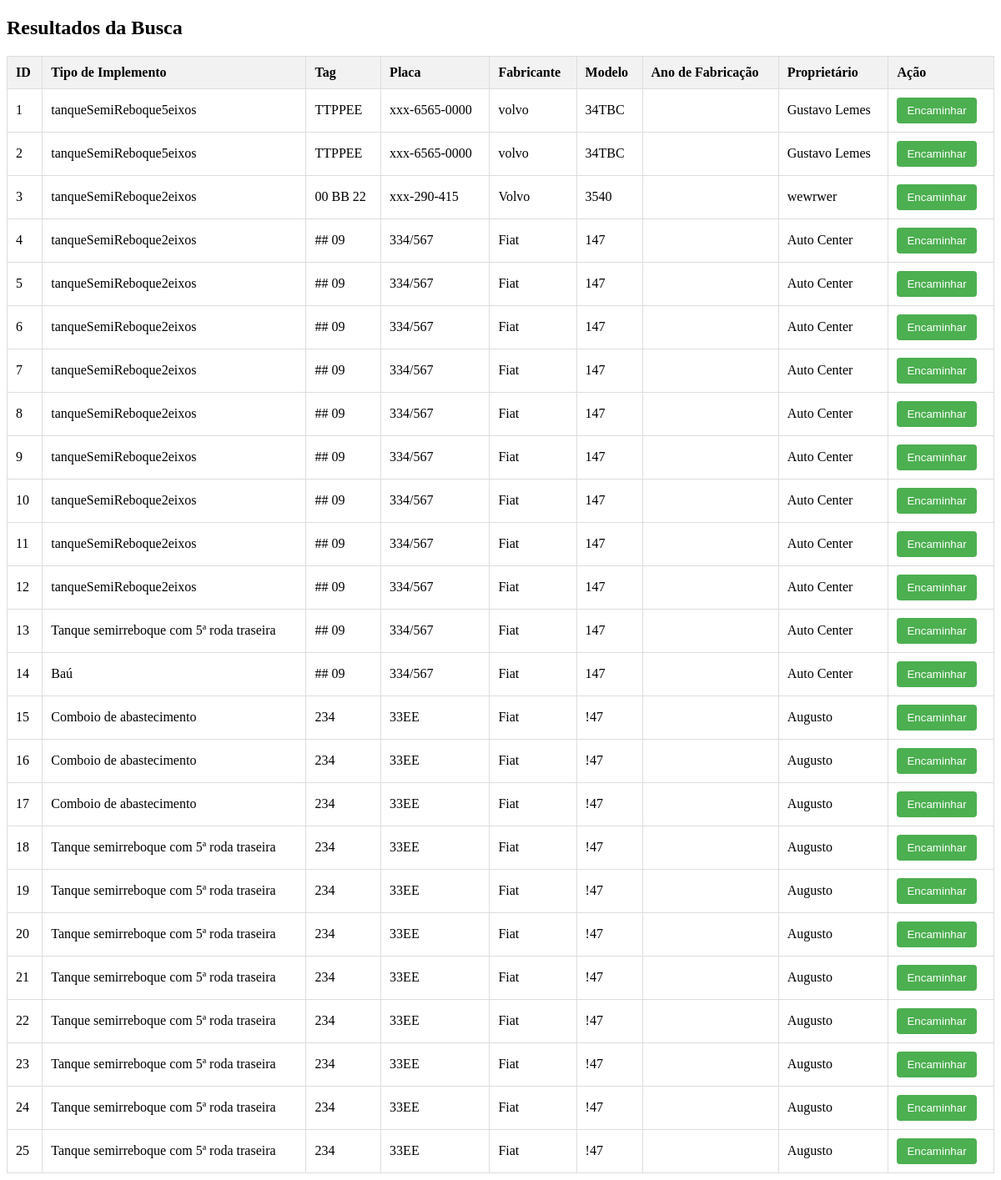
/php/pre_os_implemento.php, run on the app's committed database.
### tables this page shows
CREATE TABLE `ativo_implemento` (
  `id` int(11) NOT NULL,
  `tipo_implemento` varchar(255) DEFAULT NULL,
  `vincular` varchar(250) DEFAULT NULL,
  `tag` varchar(255) DEFAULT NULL,
  `placa` varchar(15) DEFAULT NULL,
  `fabricante` varchar(255) DEFAULT NULL,
  `modelo` varchar(255) DEFAULT NULL,
  `ano_fabricao` varchar(150) DEFAULT NULL,
  `chassis` varchar(255) DEFAULT NULL,
  `renavam` varchar(20) DEFAULT NULL,
  `proprietario` varchar(255) DEFAULT NULL,
  `tara` int(11) DEFAULT NULL,
  `lotacao` int(11) DEFAULT NULL,
  `PTB` int(11) DEFAULT NULL,
  `capacidadeMaxTracao` int(11) DEFAULT NULL,
  `capacidadeVolumetrica` int(11) DEFAULT NULL,
  `cor` varchar(50) DEFAULT NULL,
  `foto` varchar(255) DEFAULT NULL
);

### php/pre_os_implemento.php (the view, shortened to what this page needs)
<?php
include "conexao_bd.php";
$sql = "SELECT * FROM ativo_implemento";
$resultado = $conn->query($sql);
?>
<!DOCTYPE html>
<html lang="pt-br">
<head>
</head>
<body>
<h2>Resultados da Busca</h2>
<table>
    <tr>
        <th>ID</th>
        <th>Tipo de Implemento</th>
        <th>Tag</th>
        <th>Placa</th>
        <th>Fabricante</th>
        <th>Modelo</th>
        <th>Ano de Fabricação</th>
        <th>Proprietário</th>
        <th>Ação</th>
    </tr>
    <?php
    while ($row = $resultado->fetch_assoc()) {
        echo "<tr>";
        echo "<td>" . $row["id"] . "</td>";
        echo "<td>" . $row["tipo_implemento"] . "</td>";
        echo "<td>" . $row["tag"] . "</td>";
        echo "<td>" . $row["placa"] . "</td>";
        echo "<td>" . $row["fabricante"] . "</td>";
        echo "<td>" . $row["modelo"] . "</td>";
        echo "<td>" . $row["ano_fabricacao"] . "</td>";
        echo "<td>" . $row["proprietario"] . "</td>";
        echo "<td><button onclick=\"encaminharParaOutraPagina(" . $row["id"] . ")\">Encaminhar</button></td>";
        echo "</tr>";
    }
    ?>
</table>
</body>
</html>

### php/pre_os_implemento.php (style rules this page uses)
table { border-collapse: collapse; width: 100%; margin-top: 20px; }
table, th, td { border: 1px solid #ddd; }
th, td { padding: 10px; text-align: left; }
th { background-color: #f2f2f2; }
button { background-color: #4CAF50; color: white; padding: 8px 12px; border: none; border-radius: 4px; cursor: pointer; }

### data on the page
ativo_implemento: id "1", tipo_implemento "tanqueSemiReboque5eixos", tag "TTPPEE", placa "xxx-6565-0000", fabricante "volvo", modelo "34TBC", proprietario "Gustavo Lemes"
ativo_implemento: id "2", tipo_implemento "tanqueSemiReboque5eixos", tag "TTPPEE", placa "xxx-6565-0000", fabricante "volvo", modelo "34TBC", proprietario "Gustavo Lemes"
ativo_implemento: id "3", tipo_implemento "tanqueSemiReboque2eixos", tag "00 BB 22", placa "xxx-290-415", fabricante "Volvo", modelo "3540", proprietario "wewrwer"
ativo_implemento: id "4", tipo_implemento "tanqueSemiReboque2eixos", tag "## 09", placa "334/567", fabricante "Fiat", modelo "147", proprietario "Auto Center"
ativo_implemento: id "5", tipo_implemento "tanqueSemiReboque2eixos", tag "## 09", placa "334/567", fabricante "Fiat", modelo "147", proprietario "Auto Center"
ativo_implemento: id "6", tipo_implemento "tanqueSemiReboque2eixos", tag "## 09", placa "334/567", fabricante "Fiat", modelo "147", proprietario "Auto Center"
ativo_implemento: id "7", tipo_implemento "tanqueSemiReboque2eixos", tag "## 09", placa "334/567", fabricante "Fiat", modelo "147", proprietario "Auto Center"
ativo_implemento: id "8", tipo_implemento "tanqueSemiReboque2eixos", tag "## 09", placa "334/567", fabricante "Fiat", modelo "147", proprietario "Auto Center"
ativo_implemento: id "9", tipo_implemento "tanqueSemiReboque2eixos", tag "## 09", placa "334/567", fabricante "Fiat", modelo "147", proprietario "Auto Center"
ativo_implemento: id "10", tipo_implemento "tanqueSemiReboque2eixos", tag "## 09", placa "334/567", fabricante "Fiat", modelo "147", proprietario "Auto Center"
ativo_implemento: id "11", tipo_implemento "tanqueSemiReboque2eixos", tag "## 09", placa "334/567", fabricante "Fiat", modelo "147", proprietario "Auto Center"
ativo_implemento: id "12", tipo_implemento "tanqueSemiReboque2eixos", tag "## 09", placa "334/567", fabricante "Fiat", modelo "147", proprietario "Auto Center"
ativo_implemento: id "13", tipo_implemento "Tanque semirreboque com 5ª roda traseira", tag "## 09", placa "334/567", fabricante "Fiat", modelo "147", proprietario "Auto Center"
ativo_implemento: id "14", tipo_implemento "Baú", tag "## 09", placa "334/567", fabricante "Fiat", modelo "147", proprietario "Auto Center"
ativo_implemento: id "15", tipo_implemento "Comboio de abastecimento", tag "234", placa "33EE", fabricante "Fiat", modelo "!47", proprietario "Augusto"
ativo_implemento: id "16", tipo_implemento "Comboio de abastecimento", tag "234", placa "33EE", fabricante "Fiat", modelo "!47", proprietario "Augusto"
ativo_implemento: id "17", tipo_implemento "Comboio de abastecimento", tag "234", placa "33EE", fabricante "Fiat", modelo "!47", proprietario "Augusto"
ativo_implemento: id "18", tipo_implemento "Tanque semirreboque com 5ª roda traseira", tag "234", placa "33EE", fabricante "Fiat", modelo "!47", proprietario "Augusto"
ativo_implemento: id "19", tipo_implemento "Tanque semirreboque com 5ª roda traseira", tag "234", placa "33EE", fabricante "Fiat", modelo "!47", proprietario "Augusto"
ativo_implemento: id "20", tipo_implemento "Tanque semirreboque com 5ª roda traseira", tag "234", placa "33EE", fabricante "Fiat", modelo "!47", proprietario "Augusto"
ativo_implemento: id "21", tipo_implemento "Tanque semirreboque com 5ª roda traseira", tag "234", placa "33EE", fabricante "Fiat", modelo "!47", proprietario "Augusto"
ativo_implemento: id "22", tipo_implemento "Tanque semirreboque com 5ª roda traseira", tag "234", placa "33EE", fabricante "Fiat", modelo "!47", proprietario "Augusto"
ativo_implemento: id "23", tipo_implemento "Tanque semirreboque com 5ª roda traseira", tag "234", placa "33EE", fabricante "Fiat", modelo "!47", proprietario "Augusto"
ativo_implemento: id "24", tipo_implemento "Tanque semirreboque com 5ª roda traseira", tag "234", placa "33EE", fabricante "Fiat", modelo "!47", proprietario "Augusto"
ativo_implemento: id "25", tipo_implemento "Tanque semirreboque com 5ª roda traseira", tag "234", placa "33EE", fabricante "Fiat", modelo "!47", proprietario "Augusto"
